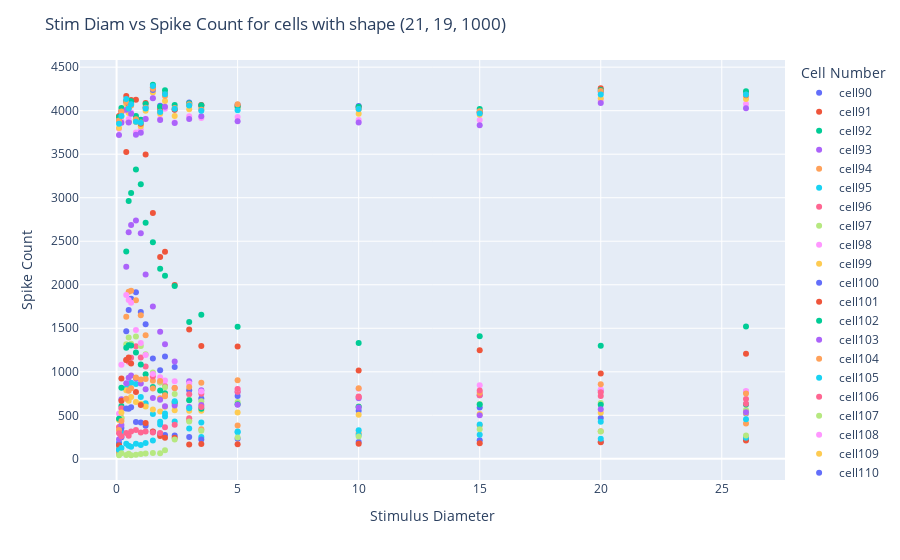

Here is the notebook cell this chart was saved with:
### Code cell
import plotly.express as px

fig = px.scatter(datadf,datadf["Stimulus Diameter"], datadf["Spike Count"],color=datadf['Cell Number'])


# Add titles and labels
fig.update_layout(
    title='Stim Diam vs Spike Count for cells with shape (21, 19, 1000)',
    xaxis_title='Stimulus Diameter',
    yaxis_title='Spike Count',
    autosize = True)

# Display the interactive scatterplot
fig.show()

### Figure 1 — Plotly figure (JSON) as saved in the notebook; plotly's stock layout.template omitted (floating-point values rounded to 4 significant figures)
{"data": [{"hovertemplate": "Cell Number=cell90<br>Stimulus Diameter=%{x}<br>Spike Count=%{y}<extra></extra>", "legendgroup": "cell90", "marker": {"color": "#636efa", "symbol": "circle"}, "mode": "markers", "name": "cell90", "orientation": "v", "showlegend": true, "type": "scatter", "x": [0.1, 0.2, 0.4, 0.5, 0.6, 0.8, 1, 1.2, 1.5, 1.8, 2, 2.4, 3, 3.5, 5, 10, 15, 20, 26], "xaxis": "x", "y": [63, 248, 1465, 1710, 1840, 1914, 1688, 1546, 1154, 1018, 1175, 1055, 788, 693, 723, 553, 590, 470, 520], "yaxis": "y"}, {"hovertemplate": "Cell Number=cell91<br>Stimulus Diameter=%{x}<br>Spike Count=%{y}<extra></extra>", "legendgroup": "cell91", "marker": {"color": "#EF553B", "symbol": "circle"}, "mode": "markers", "name": "cell91", "orientation": "v", "showlegend": true, "type": "scatter", "x": [0.1, 0.2, 0.4, 0.5, 0.6, 0.8, 1, 1.2, 1.5, 1.8, 2, 2.4, 3, 3.5, 5, 10, 15, 20, 26], "xaxis": "x", "y": [104, 924, 3526, 3873, 4083, 4127, 3870, 3498, 2823, 2320, 2379, 1998, 1487, 1296, 1291, 1015, 1247, 980, 1206], "yaxis": "y"}, {"hovertemplate": "Cell Number=cell92<br>Stimulus Diameter=%{x}<br>Spike Count=%{y}<extra></extra>", "legendgroup": "cell92", "marker": {"color": "#00cc96", "symbol": "circle"}, "mode": "markers", "name": "cell92", "orientation": "v", "showlegend": true, "type": "scatter", "x": [0.1, 0.2, 0.4, 0.5, 0.6, 0.8, 1, 1.2, 1.5, 1.8, 2, 2.4, 3, 3.5, 5, 10, 15, 20, 26], "xaxis": "x", "y": [126, 606, 2381, 2963, 3054, 3325, 3154, 2713, 2488, 2185, 2103, 1985, 1571, 1656, 1518, 1332, 1409, 1300, 1520], "yaxis": "y"}, {"hovertemplate": "Cell Number=cell93<br>Stimulus Diameter=%{x}<br>Spike Count=%{y}<extra></extra>", "legendgroup": "cell93", "marker": {"color": "#ab63fa", "symbol": "circle"}, "mode": "markers", "name": "cell93", "orientation": "v", "showlegend": true, "type": "scatter", "x": [0.1, 0.2, 0.4, 0.5, 0.6, 0.8, 1, 1.2, 1.5, 1.8, 2, 2.4, 3, 3.5, 5, 10, 15, 20, 26], "xaxis": "x", "y": [121, 683, 2206, 2602, 2687, 2739, 2593, 2118, 1750, 1460, 1317, 1119, 892, 789, 767, 696, 730, 785, 771], "yaxis": "y"}, {"hovertemplate": "Cell Number=cell94<br>Stimulus Diameter=%{x}<br>Spike Count=%{y}<extra></extra>", "legendgroup": "cell94", "marker": {"color": "#FFA15A", "symbol": "circle"}, "mode": "markers", "name": "cell94", "orientation": "v", "showlegend": true, "type": "scatter", "x": [0.1, 0.2, 0.4, 0.5, 0.6, 0.8, 1, 1.2, 1.5, 1.8, 2, 2.4, 3, 3.5, 5, 10, 15, 20, 26], "xaxis": "x", "y": [66, 471, 1632, 1920, 1931, 1822, 1651, 1421, 896, 697, 718, 634, 439, 340, 382, 294, 383, 316, 405], "yaxis": "y"}, {"hovertemplate": "Cell Number=cell95<br>Stimulus Diameter=%{x}<br>Spike Count=%{y}<extra></extra>", "legendgroup": "cell95", "marker": {"color": "#19d3f3", "symbol": "circle"}, "mode": "markers", "name": "cell95", "orientation": "v", "showlegend": true, "type": "scatter", "x": [0.1, 0.2, 0.4, 0.5, 0.6, 0.8, 1, 1.2, 1.5, 1.8, 2, 2.4, 3, 3.5, 5, 10, 15, 20, 26], "xaxis": "x", "y": [188, 315, 808, 840, 873, 859, 711, 639, 516, 425, 487, 430, 347, 252, 305, 328, 394, 427, 455], "yaxis": "y"}, {"hovertemplate": "Cell Number=cell96<br>Stimulus Diameter=%{x}<br>Spike Count=%{y}<extra></extra>", "legendgroup": "cell96", "marker": {"color": "#FF6692", "symbol": "circle"}, "mode": "markers", "name": "cell96", "orientation": "v", "showlegend": true, "type": "scatter", "x": [0.1, 0.2, 0.4, 0.5, 0.6, 0.8, 1, 1.2, 1.5, 1.8, 2, 2.4, 3, 3.5, 5, 10, 15, 20, 26], "xaxis": "x", "y": [365, 582, 1134, 1115, 1162, 1292, 1164, 1062, 947, 879, 836, 813, 741, 749, 772, 716, 729, 721, 688], "yaxis": "y"}, {"hovertemplate": "Cell Number=cell97<br>Stimulus Diameter=%{x}<br>Spike Count=%{y}<extra></extra>", "legendgroup": "cell97", "marker": {"color": "#B6E880", "symbol": "circle"}, "mode": "markers", "name": "cell97", "orientation": "v", "showlegend": true, "type": "scatter", "x": [0.1, 0.2, 0.4, 0.5, 0.6, 0.8, 1, 1.2, 1.5, 1.8, 2, 2.4, 3, 3.5, 5, 10, 15, 20, 26], "xaxis": "x", "y": [146, 466, 1315, 1394, 1323, 1404, 1297, 1201, 993, 878, 821, 745, 678, 662, 654, 601, 629, 642, 562], "yaxis": "y"}, {"hovertemplate": "Cell Number=cell98<br>Stimulus Diameter=%{x}<br>Spike Count=%{y}<extra></extra>", "legendgroup": "cell98", "marker": {"color": "#FF97FF", "symbol": "circle"}, "mode": "markers", "name": "cell98", "orientation": "v", "showlegend": true, "type": "scatter", "x": [0.1, 0.2, 0.4, 0.5, 0.6, 0.8, 1, 1.2, 1.5, 1.8, 2, 2.4, 3, 3.5, 5, 10, 15, 20, 26], "xaxis": "x", "y": [521, 1082, 1882, 1826, 1792, 1481, 1331, 1194, 975, 938, 899, 890, 866, 773, 801, 805, 844, 796, 778], "yaxis": "y"}, {"hovertemplate": "Cell Number=cell99<br>Stimulus Diameter=%{x}<br>Spike Count=%{y}<extra></extra>", "legendgroup": "cell99", "marker": {"color": "#FECB52", "symbol": "circle"}, "mode": "markers", "name": "cell99", "orientation": "v", "showlegend": true, "type": "scatter", "x": [0.1, 0.2, 0.4, 0.5, 0.6, 0.8, 1, 1.2, 1.5, 1.8, 2, 2.4, 3, 3.5, 5, 10, 15, 20, 26], "xaxis": "x", "y": [447, 532, 789, 668, 709, 652, 633, 600, 567, 544, 599, 558, 553, 552, 532, 505, 516, 528, 526], "yaxis": "y"}, {"hovertemplate": "Cell Number=cell100<br>Stimulus Diameter=%{x}<br>Spike Count=%{y}<extra></extra>", "legendgroup": "cell100", "marker": {"color": "#636efa", "symbol": "circle"}, "mode": "markers", "name": "cell100", "orientation": "v", "showlegend": true, "type": "scatter", "x": [0.1, 0.2, 0.4, 0.5, 0.6, 0.8, 1, 1.2, 1.5, 1.8, 2, 2.4, 3, 3.5, 5, 10, 15, 20, 26], "xaxis": "x", "y": [170, 355, 579, 576, 593, 424, 416, 379, 310, 289, 275, 268, 251, 221, 230, 194, 214, 196, 227], "yaxis": "y"}, {"hovertemplate": "Cell Number=cell101<br>Stimulus Diameter=%{x}<br>Spike Count=%{y}<extra></extra>", "legendgroup": "cell101", "marker": {"color": "#EF553B", "symbol": "circle"}, "mode": "markers", "name": "cell101", "orientation": "v", "showlegend": true, "type": "scatter", "x": [0.1, 0.2, 0.4, 0.5, 0.6, 0.8, 1, 1.2, 1.5, 1.8, 2, 2.4, 3, 3.5, 5, 10, 15, 20, 26], "xaxis": "x", "y": [157, 668, 1134, 1164, 1095, 768, 618, 411, 314, 263, 243, 241, 164, 171, 168, 174, 178, 190, 211], "yaxis": "y"}, {"hovertemplate": "Cell Number=cell102<br>Stimulus Diameter=%{x}<br>Spike Count=%{y}<extra></extra>", "legendgroup": "cell102", "marker": {"color": "#00cc96", "symbol": "circle"}, "mode": "markers", "name": "cell102", "orientation": "v", "showlegend": true, "type": "scatter", "x": [0.1, 0.2, 0.4, 0.5, 0.6, 0.8, 1, 1.2, 1.5, 1.8, 2, 2.4, 3, 3.5, 5, 10, 15, 20, 26], "xaxis": "x", "y": [461, 816, 1276, 1304, 1301, 1223, 1083, 971, 824, 786, 752, 646, 673, 576, 627, 598, 625, 621, 623], "yaxis": "y"}, {"hovertemplate": "Cell Number=cell103<br>Stimulus Diameter=%{x}<br>Spike Count=%{y}<extra></extra>", "legendgroup": "cell103", "marker": {"color": "#ab63fa", "symbol": "circle"}, "mode": "markers", "name": "cell103", "orientation": "v", "showlegend": true, "type": "scatter", "x": [0.1, 0.2, 0.4, 0.5, 0.6, 0.8, 1, 1.2, 1.5, 1.8, 2, 2.4, 3, 3.5, 5, 10, 15, 20, 26], "xaxis": "x", "y": [224, 390, 868, 931, 957, 924, 866, 799, 700, 679, 605, 612, 595, 617, 620, 591, 500, 569, 534], "yaxis": "y"}, {"hovertemplate": "Cell Number=cell104<br>Stimulus Diameter=%{x}<br>Spike Count=%{y}<extra></extra>", "legendgroup": "cell104", "marker": {"color": "#FFA15A", "symbol": "circle"}, "mode": "markers", "name": "cell104", "orientation": "v", "showlegend": true, "type": "scatter", "x": [0.1, 0.2, 0.4, 0.5, 0.6, 0.8, 1, 1.2, 1.5, 1.8, 2, 2.4, 3, 3.5, 5, 10, 15, 20, 26], "xaxis": "x", "y": [331, 435, 691, 783, 812, 934, 910, 917, 808, 893, 729, 815, 824, 873, 904, 812, 758, 857, 751], "yaxis": "y"}, {"hovertemplate": "Cell Number=cell105<br>Stimulus Diameter=%{x}<br>Spike Count=%{y}<extra></extra>", "legendgroup": "cell105", "marker": {"color": "#19d3f3", "symbol": "circle"}, "mode": "markers", "name": "cell105", "orientation": "v", "showlegend": true, "type": "scatter", "x": [0.1, 0.2, 0.4, 0.5, 0.6, 0.8, 1, 1.2, 1.5, 1.8, 2, 2.4, 3, 3.5, 5, 10, 15, 20, 26], "xaxis": "x", "y": [100, 124, 172, 149, 138, 174, 160, 182, 211, 395, 521, 661, 581, 418, 315, 275, 276, 231, 243], "yaxis": "y"}, {"hovertemplate": "Cell Number=cell106<br>Stimulus Diameter=%{x}<br>Spike Count=%{y}<extra></extra>", "legendgroup": "cell106", "marker": {"color": "#FF6692", "symbol": "circle"}, "mode": "markers", "name": "cell106", "orientation": "v", "showlegend": true, "type": "scatter", "x": [0.1, 0.2, 0.4, 0.5, 0.6, 0.8, 1, 1.2, 1.5, 1.8, 2, 2.4, 3, 3.5, 5, 10, 15, 20, 26], "xaxis": "x", "y": [293, 259, 298, 266, 313, 332, 301, 314, 302, 297, 363, 392, 466, 594, 802, 709, 786, 766, 633], "yaxis": "y"}, {"hovertemplate": "Cell Number=cell107<br>Stimulus Diameter=%{x}<br>Spike Count=%{y}<extra></extra>", "legendgroup": "cell107", "marker": {"color": "#B6E880", "symbol": "circle"}, "mode": "markers", "name": "cell107", "orientation": "v", "showlegend": true, "type": "scatter", "x": [0.1, 0.2, 0.4, 0.5, 0.6, 0.8, 1, 1.2, 1.5, 1.8, 2, 2.4, 3, 3.5, 5, 10, 15, 20, 26], "xaxis": "x", "y": [42, 64, 44, 58, 41, 46, 54, 61, 68, 65, 98, 222, 429, 322, 245, 257, 341, 313, 267], "yaxis": "y"}, {"hovertemplate": "Cell Number=cell108<br>Stimulus Diameter=%{x}<br>Spike Count=%{y}<extra></extra>", "legendgroup": "cell108", "marker": {"color": "#FF97FF", "symbol": "circle"}, "mode": "markers", "name": "cell108", "orientation": "v", "showlegend": true, "type": "scatter", "x": [0.1, 0.2, 0.4, 0.5, 0.6, 0.8, 1, 1.2, 1.5, 1.8, 2, 2.4, 3, 3.5, 5, 10, 15, 20, 26], "xaxis": "x", "y": [3792, 3887, 4000, 3904, 3980, 3750, 3783, 3907, 4145, 3905, 4022, 3865, 3936, 3915, 3927, 3894, 3893, 4116, 4077], "yaxis": "y"}, {"hovertemplate": "Cell Number=cell109<br>Stimulus Diameter=%{x}<br>Spike Count=%{y}<extra></extra>", "legendgroup": "cell109", "marker": {"color": "#FECB52", "symbol": "circle"}, "mode": "markers", "name": "cell109", "orientation": "v", "showlegend": true, "type": "scatter", "x": [0.1, 0.2, 0.4, 0.5, 0.6, 0.8, 1, 1.2, 1.5, 1.8, 2, 2.4, 3, 3.5, 5, 10, 15, 20, 26], "xaxis": "x", "y": [3802, 3932, 4076, 3973, 4067, 3870, 3822, 4000, 4208, 3966, 4110, 3940, 4016, 4035, 4031, 3966, 3952, 4142, 4133], "yaxis": "y"}, {"hovertemplate": "Cell Number=cell110<br>Stimulus Diameter=%{x}<br>Spike Count=%{y}<extra></extra>", "legendgroup": "cell110", "marker": {"color": "#636efa", "symbol": "circle"}, "mode": "markers", "name": "cell110", "orientation": "v", "showlegend": true, "type": "scatter", "x": [0.1, 0.2, 0.4, 0.5, 0.6, 0.8, 1, 1.2, 1.5, 1.8, 2, 2.4, 3, 3.5, 5, 10, 15, 20, 26], "xaxis": "x", "y": [3884, 3989, 4111, 4067, 4111, 3899, 3892, 4039, 4237, 4056, 4183, 4013, 4093, 4060, 4067, 4053, 3985, 4217, 4198], "yaxis": "y"}, {"hovertemplate": "Cell Number=cell111<br>Stimulus Diameter=%{x}<br>Spike Count=%{y}<extra></extra>", "legendgroup": "cell111", "marker": {"color": "#EF553B", "symbol": "circle"}, "mode": "markers", "name": "cell111", "orientation": "v", "showlegend": true, "type": "scatter", "x": [0.1, 0.2, 0.4, 0.5, 0.6, 0.8, 1, 1.2, 1.5, 1.8, 2, 2.4, 3, 3.5, 5, 10, 15, 20, 26], "xaxis": "x", "y": [3939, 3995, 4169, 4035, 4124, 3893, 3850, 4088, 4268, 4018, 4193, 4012, 4064, 4065, 4056, 4040, 3982, 4257, 4176], "yaxis": "y"}, {"hovertemplate": "Cell Number=cell112<br>Stimulus Diameter=%{x}<br>Spike Count=%{y}<extra></extra>", "legendgroup": "cell112", "marker": {"color": "#00cc96", "symbol": "circle"}, "mode": "markers", "name": "cell112", "orientation": "v", "showlegend": true, "type": "scatter", "x": [0.1, 0.2, 0.4, 0.5, 0.6, 0.8, 1, 1.2, 1.5, 1.8, 2, 2.4, 3, 3.5, 5, 10, 15, 20, 26], "xaxis": "x", "y": [3928, 4032, 4108, 4113, 4107, 3940, 3896, 4078, 4298, 4045, 4236, 4064, 4086, 4063, 4046, 4045, 4019, 4238, 4224], "yaxis": "y"}, {"hovertemplate": "Cell Number=cell113<br>Stimulus Diameter=%{x}<br>Spike Count=%{y}<extra></extra>", "legendgroup": "cell113", "marker": {"color": "#ab63fa", "symbol": "circle"}, "mode": "markers", "name": "cell113", "orientation": "v", "showlegend": true, "type": "scatter", "x": [0.1, 0.2, 0.4, 0.5, 0.6, 0.8, 1, 1.2, 1.5, 1.8, 2, 2.4, 3, 3.5, 5, 10, 15, 20, 26], "xaxis": "x", "y": [3721, 3860, 4012, 3863, 3965, 3723, 3747, 3905, 4143, 3893, 4046, 3859, 3905, 3937, 3880, 3864, 3834, 4087, 4027], "yaxis": "y"}, {"hovertemplate": "Cell Number=cell114<br>Stimulus Diameter=%{x}<br>Spike Count=%{y}<extra></extra>", "legendgroup": "cell114", "marker": {"color": "#FFA15A", "symbol": "circle"}, "mode": "markers", "name": "cell114", "orientation": "v", "showlegend": true, "type": "scatter", "x": [0.1, 0.2, 0.4, 0.5, 0.6, 0.8, 1, 1.2, 1.5, 1.8, 2, 2.4, 3, 3.5, 5, 10, 15, 20, 26], "xaxis": "x", "y": [3887, 3990, 4100, 4035, 4061, 3901, 3863, 4034, 4253, 3989, 4168, 4032, 4073, 4010, 4075, 4016, 3994, 4227, 4183], "yaxis": "y"}, {"hovertemplate": "Cell Number=cell115<br>Stimulus Diameter=%{x}<br>Spike Count=%{y}<extra></extra>", "legendgroup": "cell115", "marker": {"color": "#19d3f3", "symbol": "circle"}, "mode": "markers", "name": "cell115", "orientation": "v", "showlegend": true, "type": "scatter", "x": [0.1, 0.2, 0.4, 0.5, 0.6, 0.8, 1, 1.2, 1.5, 1.8, 2, 2.4, 3, 3.5, 5, 10, 15, 20, 26], "xaxis": "x", "y": [3850, 3938, 4134, 4025, 4074, 3872, 3860, 4025, 4285, 3985, 4189, 4021, 4059, 4000, 4006, 4018, 3969, 4186, 4185], "yaxis": "y"}], "layout": {"autosize": true, "legend": {"title": {"text": "Cell Number"}, "tracegroupgap": 0}, "margin": {"t": 60}, "title": {"text": "Stim Diam vs Spike Count for cells with shape (21, 19, 1000)"}, "xaxis": {"anchor": "y", "domain": [0, 1], "title": {"text": "Stimulus Diameter"}}, "yaxis": {"anchor": "x", "domain": [0, 1], "title": {"text": "Spike Count"}}}}
